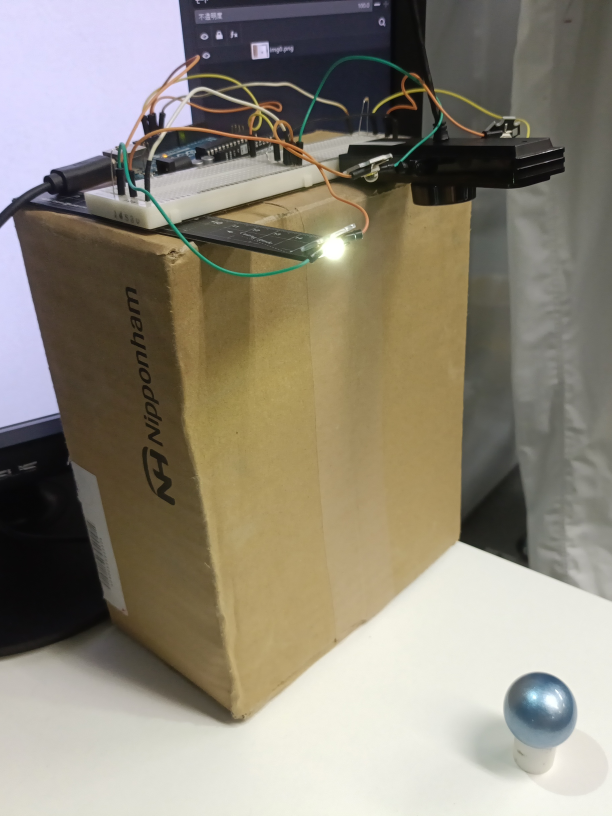
#> input picture materials/IMG_20250726_105538.jpg, 1836 x 2448 px, given in place of the camera (shown at 1/3 size)
$ python light.py
#> lines starting #> are read from the running program, lines starting #| are printed output that depends on the picture; after the words box and inside, x2 and y2 are one past the last pixel; in counts of white or black regions, pixels touching at a corner belong together
import cv2, numpy as np, serial, time

# 画像内での球の位置を取得
ser = serial.Serial("COM3", 9600)
cap = cv2.VideoCapture(0)
cap.set(cv2.CAP_PROP_FRAME_WIDTH, 2048)
cap.set(cv2.CAP_PROP_FRAME_HEIGHT, 1536)
imgs = []
for i in range(4):
	ser.write(str(i).encode())
	time.sleep(.5)
	ret, frame = cap.read()
	imgs.append(frame)
#> this loop made 4 passes
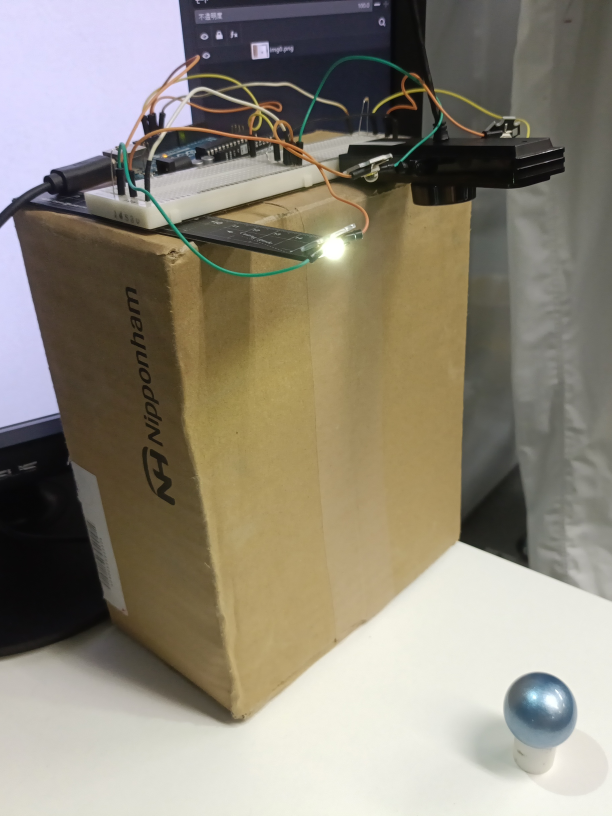
#> input picture materials/IMG_20250726_105538.jpg, 1836 x 2448 px, given in place of the camera (shown at 1/3 size)
#> after the loop, imgs = 4 items
ser.write(b"0")
img0_inrange = cv2.inRange(cv2.cvtColor(imgs[2], cv2.COLOR_BGR2HSV), (105, 40, 0), (110, 255, 167))
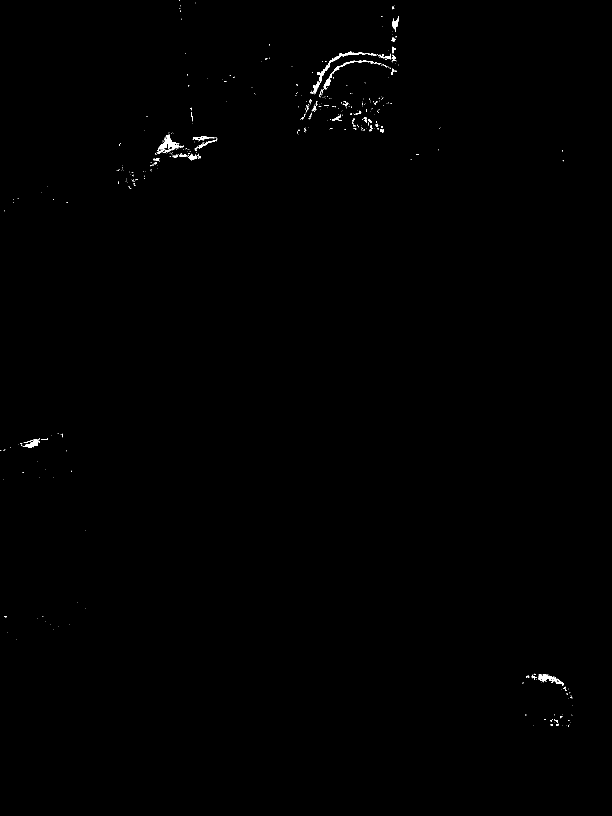
#> img0_inrange: shape (2448, 1836) (shown at 1/3 size); 0.21% white; 482 white regions (428 under 20 px), largest, box (x1, y1, x2, y2) and area: (936, 154, 1130, 282) 1399, (485, 404, 539, 459) 1034, (1614, 2022, 1692, 2058) 831
cv2.imshow("InRange", img0_inrange)
cv2.waitKey(0)
(ball_x, ball_y), ball_radius = cv2.minEnclosingCircle(max(cv2.findContours(img0_inrange, cv2.RETR_EXTERNAL, cv2.CHAIN_APPROX_SIMPLE)[0], key=lambda x: cv2.contourArea(x)))
#> ball_x = 1031.5; ball_y = 221; ball_radius = 112.3
img0_show = imgs[0].copy()
#> img0_show is the input picture: shape (2448, 1836, 3); mean B, G, R 119.8, 134.4, 141.1
cv2.circle(img0_show, (int(ball_x), int(ball_y)), int(ball_radius), (0, 255, 0), 2)
cv2.imshow("Ball", img0_show)
cv2.waitKey(0)
mask = cv2.circle(np.zeros(imgs[0].shape[:2], dtype=np.uint8), (int(ball_x), int(ball_y)), int(ball_radius), 255, -1)
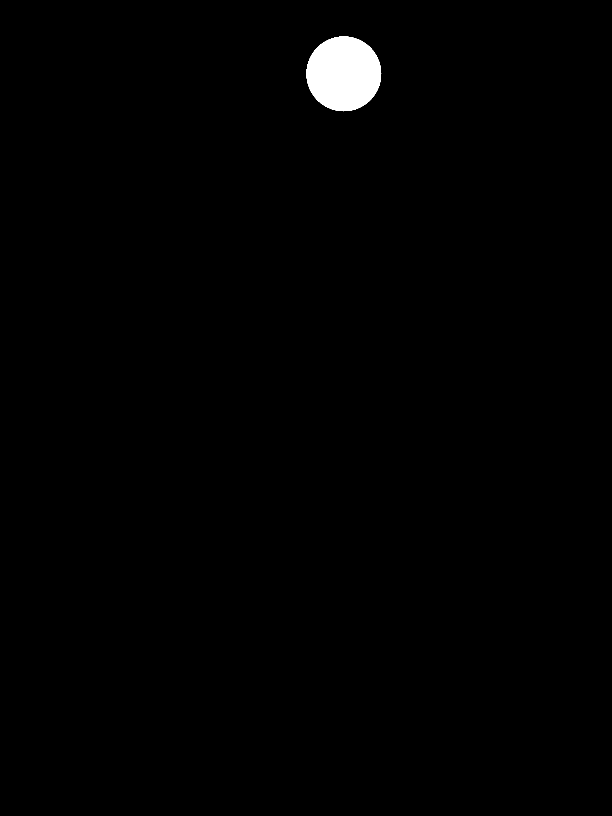
#> mask: shape (2448, 1836) (shown at 1/3 size); 0.88% white; 1 white region, box (x1, y1, x2, y2) and area: (919, 109, 1144, 334) 39381

# 光源の方向を取得
light = []
for img in imgs[1:]:
	maxloc = cv2.minMaxLoc(cv2.cvtColor(np.clip(img.astype(np.int16) - imgs[0].astype(np.int16), 0, 255).astype(np.uint8), cv2.COLOR_BGR2GRAY), mask=mask)[3]
	img_show = img.copy()
	cv2.circle(img_show, (maxloc[0], maxloc[1]), 9, (0, 255, 0), 2)
	cv2.imshow("Light", img_show)
	cv2.waitKey(0)
	n_x = maxloc[0] - ball_x
	n_y = maxloc[1] - ball_y
	n = np.array((abs(ball_radius ** 2 - n_x ** 2 - n_y ** 2) ** .5, -n_y, n_x)) * 2
	n /= np.linalg.norm(n)
	v = np.array((1, 0, 0))
	light.append(np.dot(n.T, v) * n * 2 - v)
#> this loop made 3 passes
#> after the loop, light = [[-0.991, 0.134, -0.000599], [-0.991, 0.134, -0.000599], [-0.991, 0.134, -0.000599]]
np.save("light.npy", np.array(light))
